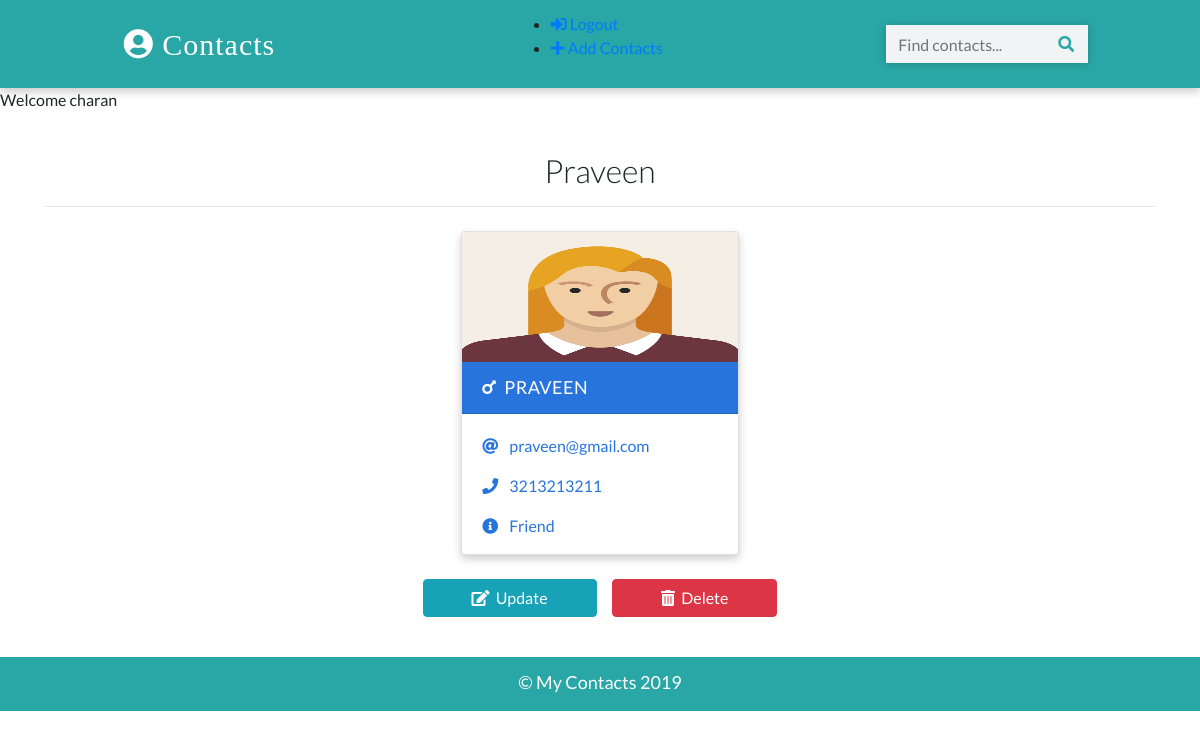
The app's page /detail/2 (signed in) with its own data.
### app/models.py (models this page shows, shortened)
class Contact(models.Model):
    manager = models.ForeignKey(User, on_delete=models.CASCADE, default=None)
    name = models.CharField(max_length=20)
    email = models.EmailField(max_length=150)
    phone = models.IntegerField()
    info = models.CharField(max_length=50)
    gender = models.CharField(max_length=50, choices=(
        ('male', 'Male'),
        ('female', 'Female')
    ))
    image = models.ImageField(upload_to='images/', blank=True)
    date_added = models.DateField(auto_now_add=True)
    class Meta:
        ordering = ['-id']  # display records in descening order

### app/views.py (the view)
# urls.py: path('detail/<int:pk>', views.DetailPageView.as_view(), name='detail'),
class DetailPageView(LoginRequiredMixin, DetailView):
    template_name = 'detail.html'
    model = Contact
    context_object_name = 'contact'

### templates/detail.html (shortened to what this page needs)
{% extends 'base.html' %} {% load static %}  {% block content %}
<div class="container">
  <h2 class="heading font-weight-light text-center">{{contact.name}}</h2>
  <hr />
</div>
<div class="container main-part">
  <div class="card my-2 boy-card w-25 mx-auto">
    <img
      src="{% if contact.image %}
                {{contact.image.url}}
            {% else %}
                {% static './images/girl.png' %}
            {% endif %}"
      class="img-fluid"
    />
    <div class="card-header">
      <a href="#" class="text-white header-link"
        ><i class="fas fa-mars mr-2"></i>{{contact.name}}</a
      >
    </div>
    <div class="card-body pb-0">
      <p>
        <i class="fas fa-at mr-2"></i>
        <a href="mailto:{{contact.email}}">{{contact.email}}</a>
      </p>
      <p>
        <i class="fas fa-phone mr-2"></i>
        <a href="tel:9001010100">{{contact.phone}}</a>
      </p>
      <p><i class="fas fa-info-circle mr-2"></i> {{contact.info}}</p>
    </div>
  </div>
  <div class="container mt-3">
    <p class="text-center text-light">
      <a class="btn btn-info px-5" href="{% url 'update' contact.id %}"
        ><i class="fas fa-edit"></i>&nbsp; Update</a
      >
      <a class="btn btn-danger px-5" href="{% url 'delete' contact.id %}"
        ><i class="fas fa-trash-alt"></i>&nbsp; Delete</a
      >
    </p>
  </div>
</div>
{% endblock content %}

### templates/base.html (shortened to what this page needs)
{% load static %}
<!DOCTYPE html>
<html lang="en">
  <head>
    <link
      rel="stylesheet"
      href="https://stackpath.bootstrapcdn.com/bootstrap/4.2.1/css/bootstrap.min.css"
    />
    <link rel="stylesheet" href="{% static './css/main.css' %}" />
    <link
      rel="stylesheet"
      href="https://use.fontawesome.com/releases/v5.6.3/css/all.css"
    />
  </head>
  <body>
    <nav>
      <a class="logo" href="{% url 'home' %}">
        <i class="fas fa-user-circle"></i>&nbsp;Contacts
      </a>
      <ul>
        {% if request.user.is_authenticated %}
        <li>
          <a href="{% url 'logout' %}">
            <i class="fas fa-sign-in-alt"></i>&nbsp;Logout
          </a>
        </li>
        <li>
          <a href="{% url 'create' %}">
            <i class="fas fa-plus"></i>&nbsp;Add Contacts
          </a>
        </li>
        {% endif %}
      </ul>
      <form class="form-inline my-2" action="{% url 'search' %}" method="POST">
        <input
          class="form-control"
          type="text"
          placeholder="Find contacts..."
          name="search_str"
        />
        <button class="btn" type="submit"><i class="fas fa-search"></i></button>
      </form>
    </nav>
    <p>Welcome {{request.user}}</p>
    <br />
    {% include "partials/_message.html" %} {% block content %} {% endblock content %}
    <footer class="mt-4 p-2">
      <p class="text-center p-1 m-0">&copy; My Contacts 2019</p>
    </footer>
  </body>
</html>

### static/css/main.css (style rules this page uses)
:root { --back: #29a7a6; --girl: #e64298; --boy: #2874dd; }
body { font-family: Lato, sans-serif; }
nav { font-weight: light; display: flex; justify-content: space-around; background-color: var(--back); align-items: center; padding-top: 12px; padding-bottom: 12px; box-shadow: 0 4px 8px 0 rgba(0, 0, 0, 0.2); }
.logo { font-size: 30px; letter-spacing: 1px; color: white; padding: 2px 12px; border-radius: 8px; font-family: cursive; }
form { position: relative; }
button { position: absolute; right: 1px; outline: none; cursor: pointer; }
button i { color: var(--back); }
input { border-radius: 0px !important; width: 250px; border: none !important; background-color: #f2f3f5 !important; box-shadow: 0 1px 8px 0 rgba(0, 0, 0, 0.2); }
.card { box-shadow: 0 4px 8px 0 rgba(0, 0, 0, 0.2); transition: 0.3s; min-width: 250px; box-sizing: border-box; }
img { height: 130px !important; }
.card-header { font-size: 18px; letter-spacing: 0.5px; text-transform: uppercase; }
.boy-card .card-header { background-color: var(--boy); }
.boy-card .card-body, .boy-card .card-body p a { color: var(--boy); }
.card-body p { cursor: pointer; }
.main-part { display: flex; flex-wrap: wrap; justify-content: space-evenly; }
footer { background-color: var(--back); color: white; font-size: 18px; border-bottom: 3px solid var(--back); }

### records on screen
Contact: name "Praveen", name "PRAVEEN", email "praveen@gmail.com", phone "3213213211", info "Friend"

### other values on screen
{{ request.user }} "charan"
